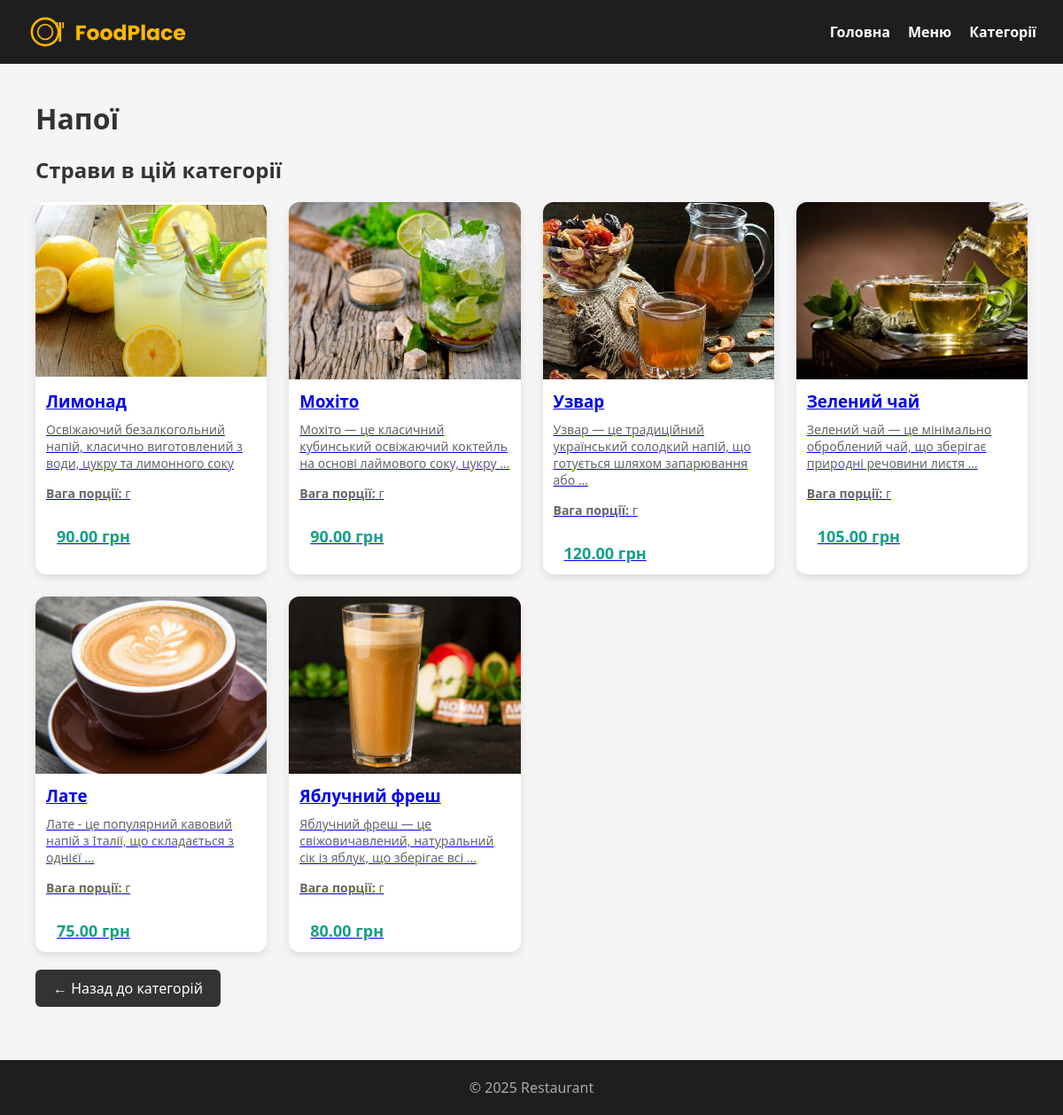
The page /categories/5/ on the database its author committed.
### menu/models.py (models this page shows, shortened)
class Category(models.Model):
    name = models.CharField(max_length=100)

class Dish(models.Model):
    UNIT_CHOICES = [
        ('g', 'г'),
        ('ml', 'мл'),
    ]
    category = models.ForeignKey(
        Category,
        on_delete=models.CASCADE,
        related_name='dishes'
    )
    name = models.CharField(max_length=150)
    description = models.TextField(blank=True)
    price = models.DecimalField(max_digits=6, decimal_places=2)
    image = models.ImageField(upload_to='dishes/', blank=True)
    portion_size = models.PositiveIntegerField(
        verbose_name="Вага / обʼєм порції"
    )
    unit = models.CharField(
        max_length=2,
        choices=UNIT_CHOICES,
        default='g',
        verbose_name="Одиниця виміру"
    )

### menu/views.py (the view)
# urls.py: path('categories/<int:pk>/', views.category_detail, name='category_detail'),
def category_detail(request, pk):
    category = get_object_or_404(Category, pk=pk)
    dishes = Dish.objects.filter(category=category)
    return render(request, 'menu/category_detail.html', {
        'category': category,
        'dishes': dishes
    })

### menu/templates/menu/category_detail.html (shortened to what this page needs)
{% extends 'menu/base.html' %}
{% block content %}
<div class="container">
    <h1>{{ category.name }}</h1>
    <h2>Страви в цій категорії</h2>
    {% if dishes %}
        <div class="menu-grid">
            {% for dish in dishes %}
                <a href="{% url 'menu:dish_detail' dish.pk %}" class="card-link">
                    <div class="card">
                        {% if dish.image %}
                            <img src="{{ dish.image.url }}" alt="{{ dish.name }}">
                        {% endif %}
                        <h3>{{ dish.name }}</h3>
                        <p>{{ dish.description|truncatewords:12 }}</p>
                        <p><strong>Вага порції:</strong> {{ dish.weight }} г</p>
                        <div class="price">{{ dish.price }} грн</div>
                    </div>
                </a>
            {% endfor %}
        </div>
    {% else %}
        <p>У цій категорії поки немає страв.</p>
    {% endif %}
    <a href="{% url 'menu:categories_list' %}" class="btn-back">← Назад до категорій</a>
</div>
{% endblock %}

### static/style.css (style rules this page uses)
* { margin: 0; padding: 0; box-sizing: border-box; font-family: 'Segoe UI', sans-serif; }
body { background: #f5f5f5; color: #333; }
.container { max-width: 1200px; margin: 40px auto; padding: 0 20px; }
h1, h2 { margin-bottom: 20px; }
.menu-grid { display: grid; grid-template-columns: repeat(auto-fill, minmax(260px, 1fr)); gap: 25px; }
.card { background: #fff; border-radius: 12px; overflow: hidden; box-shadow: 0 4px 10px rgba(0,0,0,0.1); display: flex; flex-direction: column; height: 100%; }
.card h3 { margin-bottom: 10px; }
.card p { font-size: 14px; color: #666; margin-bottom: 15px; }
.price { font-size: 18px; font-weight: bold; color: #16a085; display: flex; gap: 8px; }
.card img { width: 100%; height: 200px; object-fit: cover; display: block; }
.card h3, .card p, .card .price { padding: 0 12px; }
.card h3 { margin-top: 12px; }
.card .price { margin: 12px; font-weight: bold; color: #16a085; }
.btn-back { display: inline-block; margin-top: 20px; text-decoration: none; color: white; background: #333; padding: 10px 20px; border-radius: 6px; }
.menu-grid .card { opacity: 0; animation: fadeUp 0.6s ease forwards; }
.menu-grid .card:nth-child(1) { animation-delay: 0.1s; }

### rows shown on the page
Category: name "Напої"
Dish: image (picture), name "Лимонад", description "Освіжаючий безалкогольний напій, класично виготовлений з води, цукру та лимонного соку", price "90.00"
Dish: image (picture), name "Мохіто", description "Мохіто — це класичний кубинський освіжаючий коктейль на основі лаймового соку, цукру …", price "90.00"
Dish: image (picture), name "Узвар", description "Узвар — це традиційний український солодкий напій, що готується шляхом запарювання або …", price "120.00"
Dish: image (picture), name "Зелений чай", description "Зелений чай — це мінімально оброблений чай, що зберігає природні речовини листя …", price "105.00"
Dish: image (picture), name "Лате", description "Лате - це популярний кавовий напій з Італії, що складається з однієї …", price "75.00"
Dish: image (picture), name "Яблучний фреш", description "Яблучний фреш — це свіжовичавлений, натуральний сік із яблук, що зберігає всі …", price "80.00"
